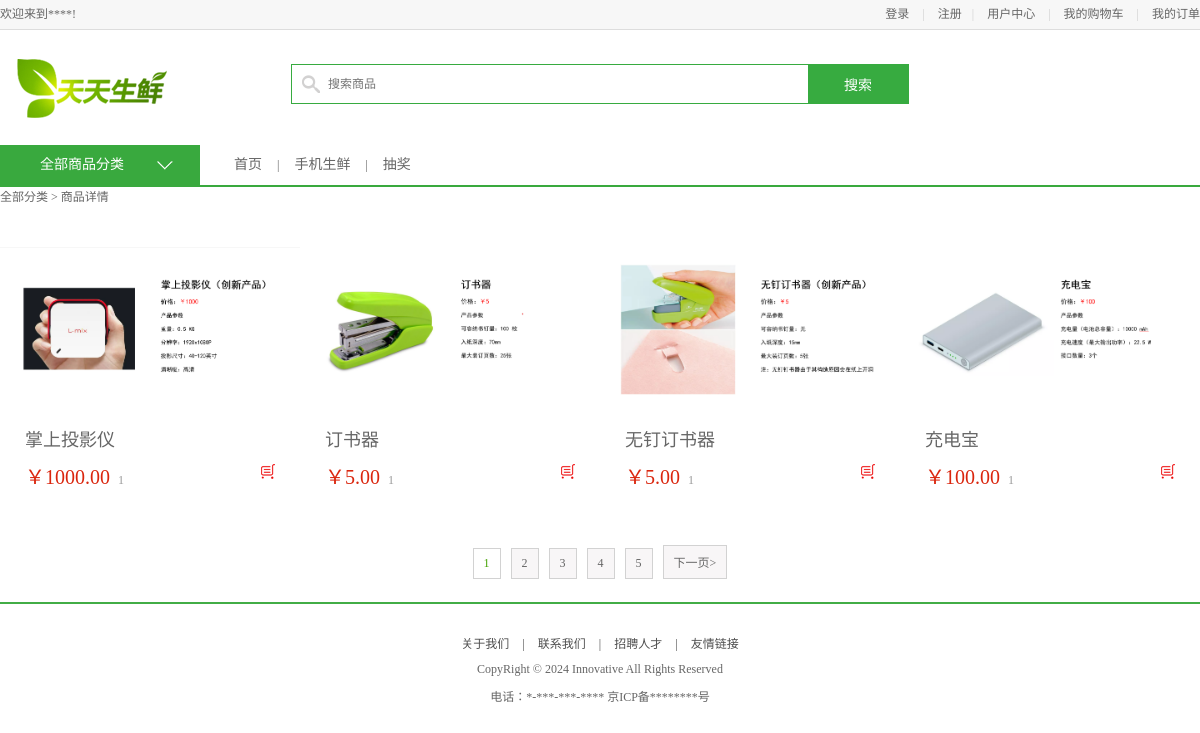
/search/, run on an earlier commit of the app's database.
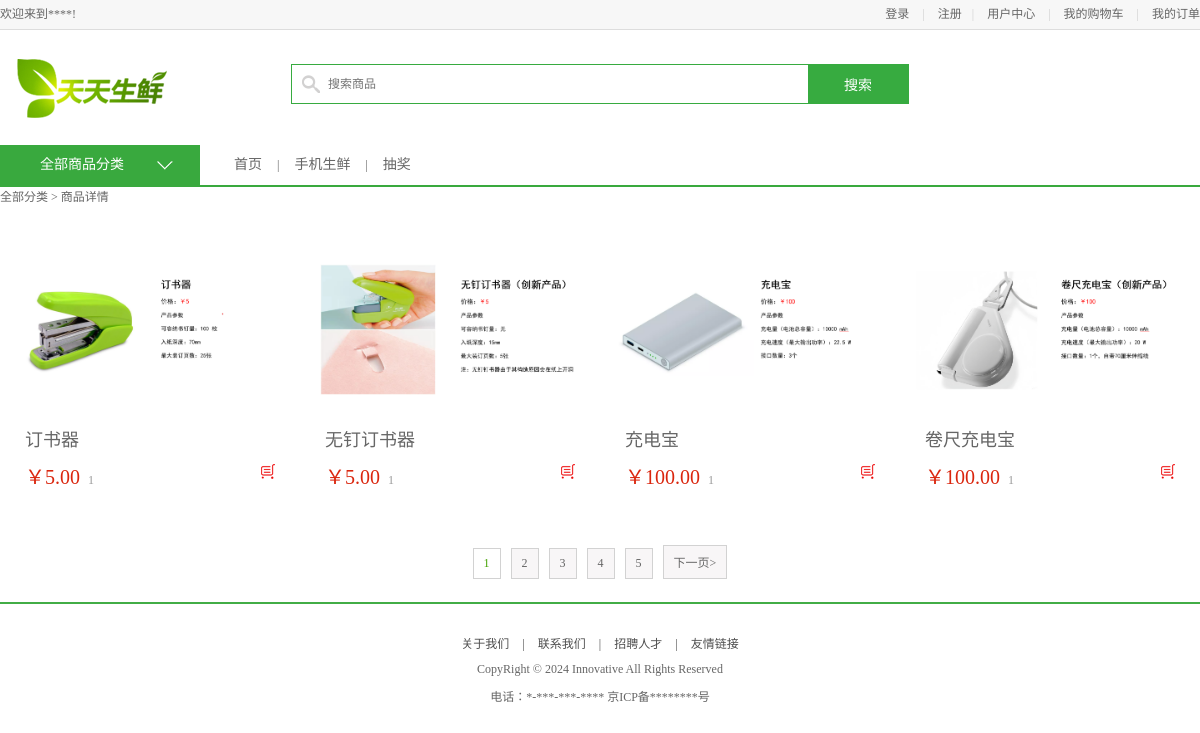
And on a later commit of the database.
### apps/df_goods/models.py (models this page shows, shortened)
class GoodsInfo(models.Model):
    isDelete = models.BooleanField(default=False)  # 逻辑删除
    gtitle = models.CharField(max_length=20, verbose_name="商品名称", unique=True)
    gpic = models.ImageField(verbose_name='商品图片', upload_to='df_goods/image/%Y/%m', null=True, blank=True)  # 商品图片
    gprice = models.DecimalField(max_digits=10, decimal_places=2, verbose_name="商品价格")  # 商品价格小数位为两位，整数位为3位
    gunit = models.CharField(max_length=20, default='500g', verbose_name="单位重量")
    gclick = models.IntegerField(verbose_name="点击量", default=0, null=False)
    gjianjie = models.CharField(max_length=200, verbose_name="简介")
    gkucun = models.IntegerField(verbose_name="库存", default=0)
    gtype = models.ForeignKey(TypeInfo, on_delete=models.CASCADE, verbose_name="分类")  # 外键关联TypeInfo表
    gcontent = HTMLField(max_length=200, verbose_name="详情")
    class Meta:
        verbose_name = "商品"
        verbose_name_plural = verbose_name

### apps/df_goods/views.py (the view)
# urls.py: re_path(r'^search/', views.ordinary_search, name="ordinary_search"),  # 全文检索
def ordinary_search(request):
    from django.db.models import Q
    search_keywords = request.GET.get('q', '')
    pindex = request.GET.get('pindex', 1)
    search_status = 1
    cart_num, guest_cart = 0, 0
    try:
        user_id = request.session['user_id']
    except:
        user_id = None
    if user_id:
        guest_cart = 1
        cart_num = CartInfo.objects.filter(user_id=int(user_id)).count()
    goods_list = GoodsInfo.objects.filter(
        Q(gtitle__icontains=search_keywords) |
        Q(gcontent__icontains=search_keywords) |
        Q(gjianjie__icontains=search_keywords)).order_by("gclick")
    if goods_list.count() == 0:
        search_status = 0
        goods_list = GoodsInfo.objects.all().order_by("gclick")[:4]
    paginator = Paginator(goods_list, 4)
    page = paginator.page(int(pindex))
    context = {
        'title': '搜索列表',
        'search_status': search_status,
        'guest_cart': guest_cart,
        'cart_num': cart_num,
        'page': page,
        'paginator': paginator,
    }
    return render(request, 'df_goods/ordinary_search.html', context)

### templates/df_goods/ordinary_search.html (shortened to what this page needs)
{% extends 'base.html' %}
{% load static %}
{% block center_body %}
    <div class="navbar_con">
		<div class="navbar clearfix">
			<div class="subnav_con fl">
				<h1>全部商品分类</h1>
				<span></span>
			</div>
			<ul class="navlist fl">
				<li><a href="{% url "df_goods:index" %}">首页</a></li>
				<li class="interval">|</li>
				<li><a href="">手机生鲜</a></li>
				<li class="interval">|</li>
				<li><a href="">抽奖</a></li>
			</ul>
		</div>
	</div>
	<div class="breadcrumb">
		全部分类
        > 商品详情
	</div>
    <div class="main_wrap clearfix">
        <ul class="goods_type_list clearfix">
            {%  for item in page %}
            <li>
                <a href="/{{ item.id }}/"><img src="{{ MEDIA_URL }}{{ item.gpic }}"></a>
                <h4><a href="/{{ item.id }}/">{{ item.gtitle }}</a></h4>
                <div class="operate">
                    <span class="prize">￥{{ item.gprice }}</span>
                    <span class="unit">{{ item.gunit }}</span>
                    <a href="/cart/add{{ item.id }}_1/" class="add_goods" title="加入购物车"></a>
                </div>
            </li>
            {% endfor %}
        </ul>
        <div class="pagenation">
            {% for pindex in paginator.page_range %}
                {% if pindex == page.number %}
                    <a href="#" class="active">{{ pindex }}</a>
                {% else %}
                    <a href="{% url "df_user:ordinary_search" %}?q={{ query }}&amp;page={{ pindex }}">{{ pindex }}</a>
                {% endif %}
            {% endfor %}
            {% if page.has_next %}
                <a href="{% url "df_user:ordinary_search" %}?q={{ query }}&amp;page={{ page.next_page_number }}">下一页></a>
            {% endif %}
        </div>
    </div>
{% endblock center_body %}

### templates/base.html (shortened to what this page needs)
{% extends 'base_foot.html' %}
{% block body %}
    <div class="header_con">
		<div class="header">
			<div class="welcome fl">欢迎来到****!</div>
			<div class="fr">
                {% if request.session.user_name|default:'' != '' %}
				<div class="login_btn fl">欢迎您：<em>{{ request.session.user_name }}</em>
                    <span>|</span>
                    <em><a href="{% url "df_user:logout" %}">退出</a></em>
				</div>
                {% else %}
				<div class="login_btn fl">
					<a href="{% url "df_user:login" %}">登录</a>
					<span>|</span>
					<a href="{% url "df_user:register" %}">注册</a>
				</div>
                {% endif %}
				<div class="user_link fl">
					<span>|</span>
					<a href="{% url "df_user:info" %}">用户中心</a>
					<span>|</span>
					<a href="{% url "df_cart:cart" %}">我的购物车</a>
					<span>|</span>
					<a href="{% url "df_user:order" 1 %}">我的订单</a>
				</div>
			</div>
		</div>
	</div>
    <div class="search_bar clearfix">
		<a href="/" class="logo fl"><img src="/static/images/logo.png"></a>
		<div class="search_con fl">
			<input type="text" class="input_text fl" name="q" placeholder="搜索商品">
			<input type="button" class="input_btn fr" name="" value="搜索">
		</div>
	</div>
{% block center_body %}
{% endblock center_body %}
{% endblock body %}

### templates/base_foot.html (shortened to what this page needs)
<!DOCTYPE html PUBLIC "-//W3C//DTD XHTML 1.0 Transitional//EN" "http://www.w3.org/TR/xhtml1/DTD/xhtml1-transitional.dtd">
<html xmlns="http://www.w3.org/1999/xhtml" xml:lang="en">
{% load static %}
<head>
	<link rel="stylesheet" type="text/css" href="/static/css/reset.css">
	<link rel="stylesheet" type="text/css" href="/static/css/main.css">
</head>
<body>
{% block body %}{% endblock body %}
    <div class="footer no-mp">
		<div class="foot_link">
			<a href="#">关于我们</a>
			<span>|</span>
			<a href="#">联系我们</a>
			<span>|</span>
			<a href="#">招聘人才</a>
			<span>|</span>
			<a href="#">友情链接</a>
		</div>
		<p>CopyRight © 2024 Innovative All Rights Reserved</p>
		<p>电话：*-***-***-****    京ICP备********号</p>
	</div>
</body>
</html>

### static/css/main.css (style rules this page uses)
body { font-family:'Microsoft Yahei';font-size:12px;color:#666; }
html,body { height:100% }
.header_con { background-color:#f7f7f7; height:29px; border-bottom:1px solid #dddddd }
.header { width:1200px; height:29px; margin:0 auto; }
.welcome,.login_info,.login_btn,.user_link { line-height:29px; }
.login_btn a,.user_link a { color:#666; }
.login_btn span,.user_link span { color:#cecece; margin:0 10px; }
.search_bar { width:1200px;height:115px;margin:0 auto; }
.logo { width:150px;height:59px;margin:29px 0 0 17px; }
.search_con { width:616px;height:38px;border:1px solid #37ab40;margin:34px 0 0 124px;background:url(../images/icons.png) 10px -338px no-repeat; }
.search_con .input_text { width:470px;height:34px;border:0px;margin:2px 0 0 36px;outline:none;font-size:12px;color:#737272;font-family:'Microsoft Yahei' }
.search_con .input_btn { width:100px;height:38px;background-color:#37ab40;border:0px;font-size:14px;color:#fff;font-family:'Microsoft Yahei';outline:none;cursor:pointer; }
.navbar_con { height:40px;border-bottom:2px solid #39a93e }
.navbar { width:1200px;margin:0 auto; }
.navbar h1 { width:200px;height:40px;line-height:40px;text-align: center;font-size:14px;color:#fff;background-color:#39a93e; }
.navbar .subnav_con { width:200px;height:40px;background-color:#39a93e;position:relative;cursor:pointer; }
.navbar .subnav_con h1 { position:absolute;left:0;top:0;text-align:left;text-indent:40px }
.navbar .subnav_con span { display:block;width:16px;height:9px;background:url(../images/down.png) no-repeat;position:absolute;right:27px;top:16px;transition:all 300ms ease-in; }
.navlist { margin-left:34px; }
.navlist li { height:40px;float:left;line-height:40px; }
.navlist li a { color:#666;font-size:14px }
.navlist .interval { margin:0 15px; }
.footer { border-top:2px solid #42ad46; margin:30px 0; }
.foot_link { text-align:center;margin-top:30px; }
.foot_link a,.foot_link span { color:#4e4e4e; }
.foot_link span { padding:0 10px }
.footer p { text-align:center; margin-top:10px; }
.breadcrumb { width:1200px;height:40px;margin:0 auto; }
.main_wrap { width:1200px;margin:0 auto; }
.goods_type_list { margin:10px auto 0; }
.goods_type_list li { width:300px; float:left; margin-bottom:10px }
.goods_type_list li img { width:300px;height:168px;display:block;margin:10px auto; }
.goods_type_list li h4 { font-size:18px;width:250px;margin:0 auto; }
.goods_type_list li h4 a { font-weight:normal;color:#666;display:block;width:250px;overflow:hidden;white-space:nowrap;text-overflow:ellipsis; }
.operate { width:250px;margin:10px auto;position:relative; }
.goods_type_list .operate .prize { color:#da260e; font-size:20px; }
.goods_type_list .operate .unit { color:#999;padding-left:5px; }
.goods_type_list .operate .add_goods { display:inline-block;width:15px;height:15px;background:url(../images/shop_cart.png);position:absolute;right:0;top:3px; }
.pagenation { height:32px;text-align:center;font-size:0;margin:30px auto; }
.pagenation a { display:inline-block;border:1px solid #d2d2d2;background-color:#f8f6f7;font-size:12px;padding:7px 10px;color:#666;margin:5px }
.pagenation .active { background-color:#fff;color:#43a200 }
.no-mp { margin-top:0px; }

What changed in the data, as far as the page shows it:
no longer on this page (row edited): GoodsInfo: gpic (picture), gtitle "掌上投影仪", gprice "1000.00", gunit "1"
now on this page (row unchanged): GoodsInfo: gpic (picture), gtitle "卷尺充电宝", gprice "100.00", gunit "1"
